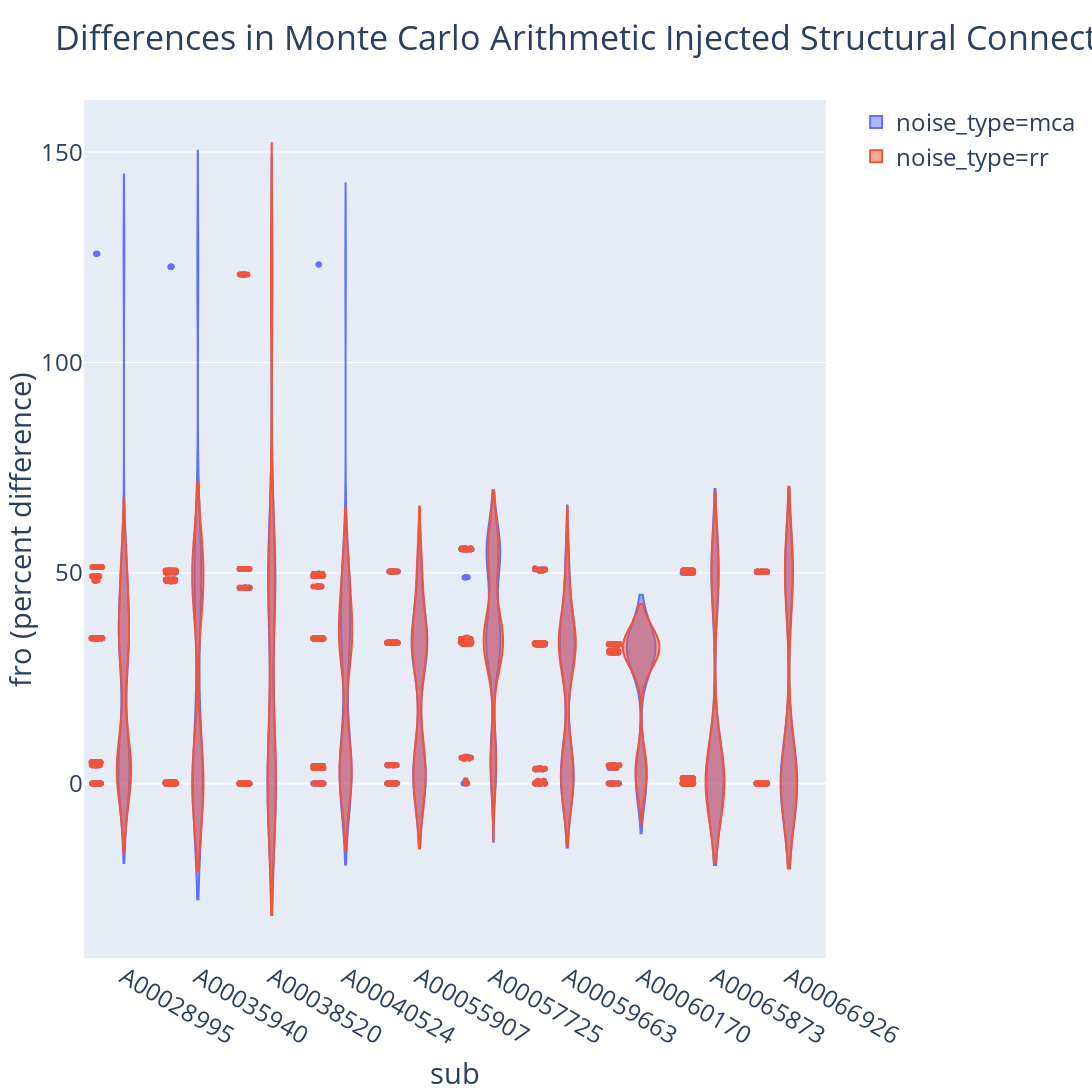

The notebook cell this image was saved under:
### Code cell
png_outpath = '/data/RocklandSample/derivatives/mca/pngs/{0}_summary.png'.format(met)

title = "Differences in Monte Carlo Arithmetic Injected Structural Connectomes"
fig = px.violin(df_, y=distance, x='sub', color='noise_type',
                violinmode='overlay', points='all', box=False,
                hover_data=['simulation_id'], title=title)

fig.update_layout(title=title, height=1200, width=1600, font=dict(size=24))
fig.show()
fig.write_image(png_outpath)

### Figure 1 — Plotly figure (JSON) as saved in the notebook; plotly's stock layout.template omitted (floating-point values rounded to 4 significant figures; data arrays with more than 128 entries replaced by an {"elided": "..."} marker saying what was removed)
{"data": [{"alignmentgroup": "True", "box": {"visible": false}, "customdata": {"elided": "1000x1 int values"}, "hoverlabel": {"namelength": 0}, "hovertemplate": "noise_type=mca<br>sub=%{x}<br>fro (percent difference)=%{y}<br>simulation_id=%{customdata[0]}", "legendgroup": "noise_type=mca", "marker": {"color": "#636efa"}, "name": "noise_type=mca", "offsetgroup": "noise_type=mca", "orientation": "v", "points": "all", "scalegroup": "True", "showlegend": true, "type": "violin", "x": {"elided": "1000 str values"}, "x0": " ", "xaxis": "x", "y": {"elided": "1000 float values"}, "y0": " ", "yaxis": "y"}, {"alignmentgroup": "True", "box": {"visible": false}, "customdata": {"elided": "1000x1 int values"}, "hoverlabel": {"namelength": 0}, "hovertemplate": "noise_type=rr<br>sub=%{x}<br>fro (percent difference)=%{y}<br>simulation_id=%{customdata[0]}", "legendgroup": "noise_type=rr", "marker": {"color": "#EF553B"}, "name": "noise_type=rr", "offsetgroup": "noise_type=rr", "orientation": "v", "points": "all", "scalegroup": "True", "showlegend": true, "type": "violin", "x": {"elided": "1000 str values"}, "x0": " ", "xaxis": "x", "y": {"elided": "1000 float values"}, "y0": " ", "yaxis": "y"}], "layout": {"font": {"size": 24}, "height": 1200, "legend": {"tracegroupgap": 0}, "title": {"text": "Differences in Monte Carlo Arithmetic Injected Structural Connectomes"}, "violinmode": "overlay", "width": 1600, "xaxis": {"anchor": "y", "domain": [0, 0.98], "title": {"text": "sub"}}, "yaxis": {"anchor": "x", "domain": [0, 1], "title": {"text": "fro (percent difference)"}}}}
